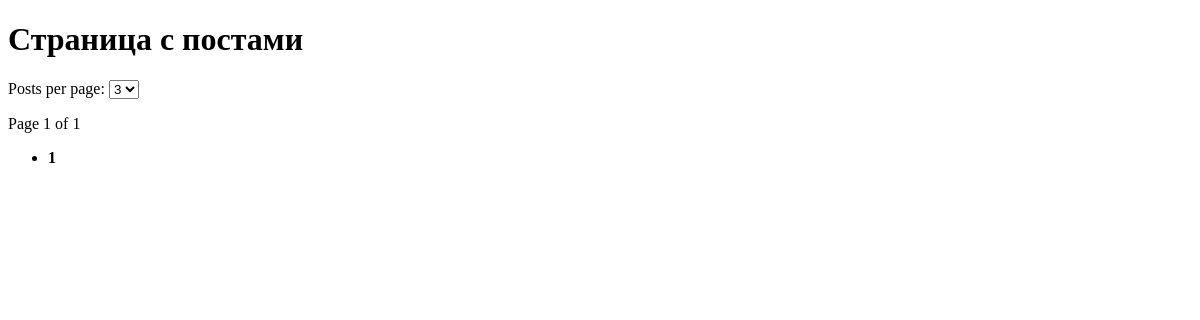
Page /2 on the earlier database version.
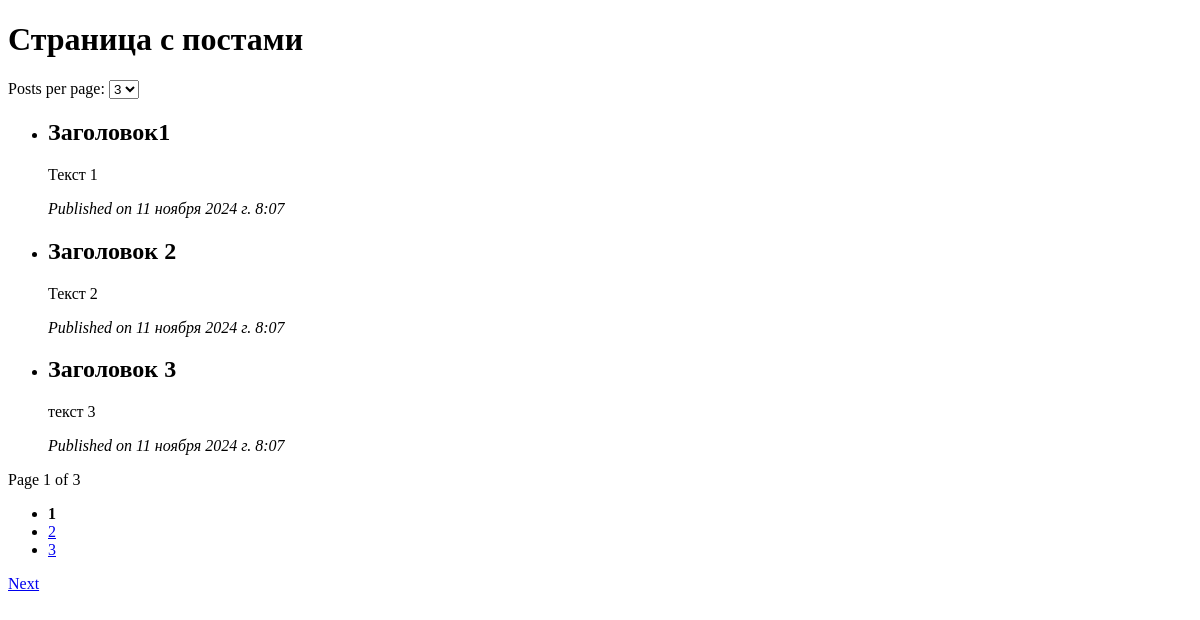
Same page on the later database version.
### pangination/models.py (models this page shows, shortened)
class Post(models.Model):
    title = models.CharField(max_length=200)
    content = models.TextField()
    created_at = models.DateTimeField(auto_now_add=True)

### pangination/views.py (the view)
# urls.py: path('2', post_list_2),
def post_list_2(request):
    post_list = Post.objects.all().order_by('created_at')
    items_per_page = request.GET.get('items_per_page', 3)  # По умолчанию 5 постов на странице
    paginator = Paginator(post_list, items_per_page)  # Используем выбранное количество постов
    page_number = request.GET.get('page')
    posts = paginator.get_page(page_number)
    return render(request, 'pangination/post_list_2.html', {
        'posts': posts,
        'paginator': paginator,
        'items_per_page': items_per_page
    })

### templates/pangination/post_list_2.html (shortened to what this page needs)
<!DOCTYPE html>
<html lang="en">
<head>
</head>
<body>
    <h1>Страница с постами</h1>
    <form method="GET">
    <label for="items_per_page">Posts per page:</label>
    <select name="items_per_page" id="items_per_page" onchange="this.form.submit()">
        <option value="3" {% if items_per_page == '3' %}selected{% endif %}>3</option>
    </select>
    </form>
    <ul>
        {% for post in posts %}
            <li>
                <h2>{{ post.title }}</h2>
                <p>{{ post.content }}</p>
                <p><em>Published on {{ post.created_at }}</em></p>
            </li>
        {% endfor %}
    </ul>
    <div class="pagination">
        <span>Page {{ posts.number }} of {{ posts.paginator.num_pages }}</span>
        <ul>
            {% for i in posts.paginator.page_range %}
                <li>
                    {% if posts.number == i %}
                        <strong>{{ i }}</strong>
                    {% else %}
                        <a href="?page={{ i }}&items_per_page={{ items_per_page }}">{{ i }}</a>
                    {% endif %}
                </li>
            {% endfor %}
        </ul>
        {% if posts.has_next %}
            <a href="?page={{ posts.next_page_number }}&items_per_page={{ items_per_page }}">Next</a>
        {% endif %}
    </div>
</body>
</html>

Differences in the rows shown:
added Post: title "Заголовок1", content "Текст 1", created_at "11 ноября 2024 г. 8:07"
added Post: title "Заголовок 2", content "Текст 2", created_at "11 ноября 2024 г. 8:07"
added Post: title "Заголовок 3", content "текст 3", created_at "11 ноября 2024 г. 8:07"
Other differences:
{{ posts.paginator.num_pages }}: "1" → "3"
new list line: "2"
new list line: "3"
text now shown: "Next"
